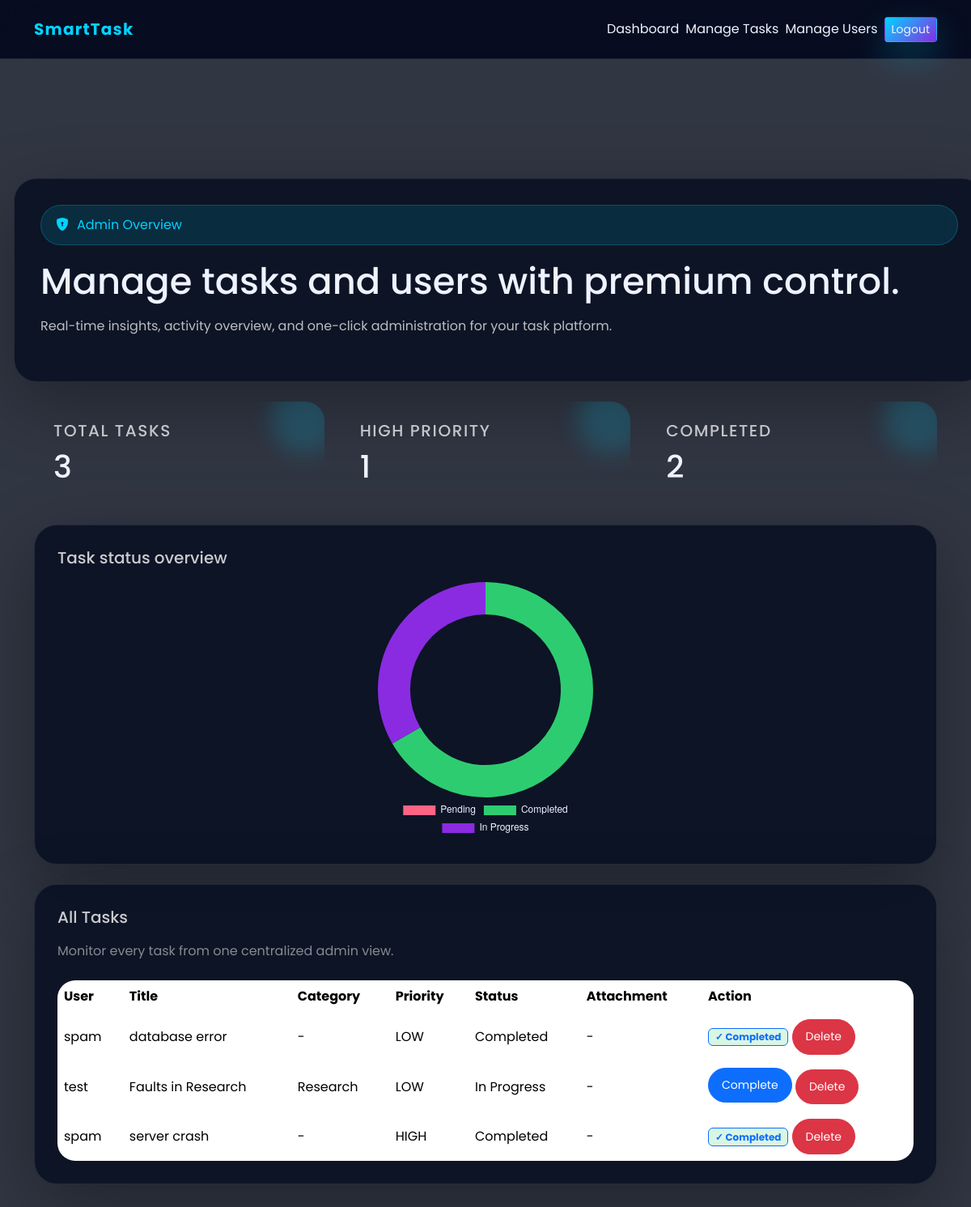
/admin_dashboard (signed in), run on an earlier commit of the app's database.
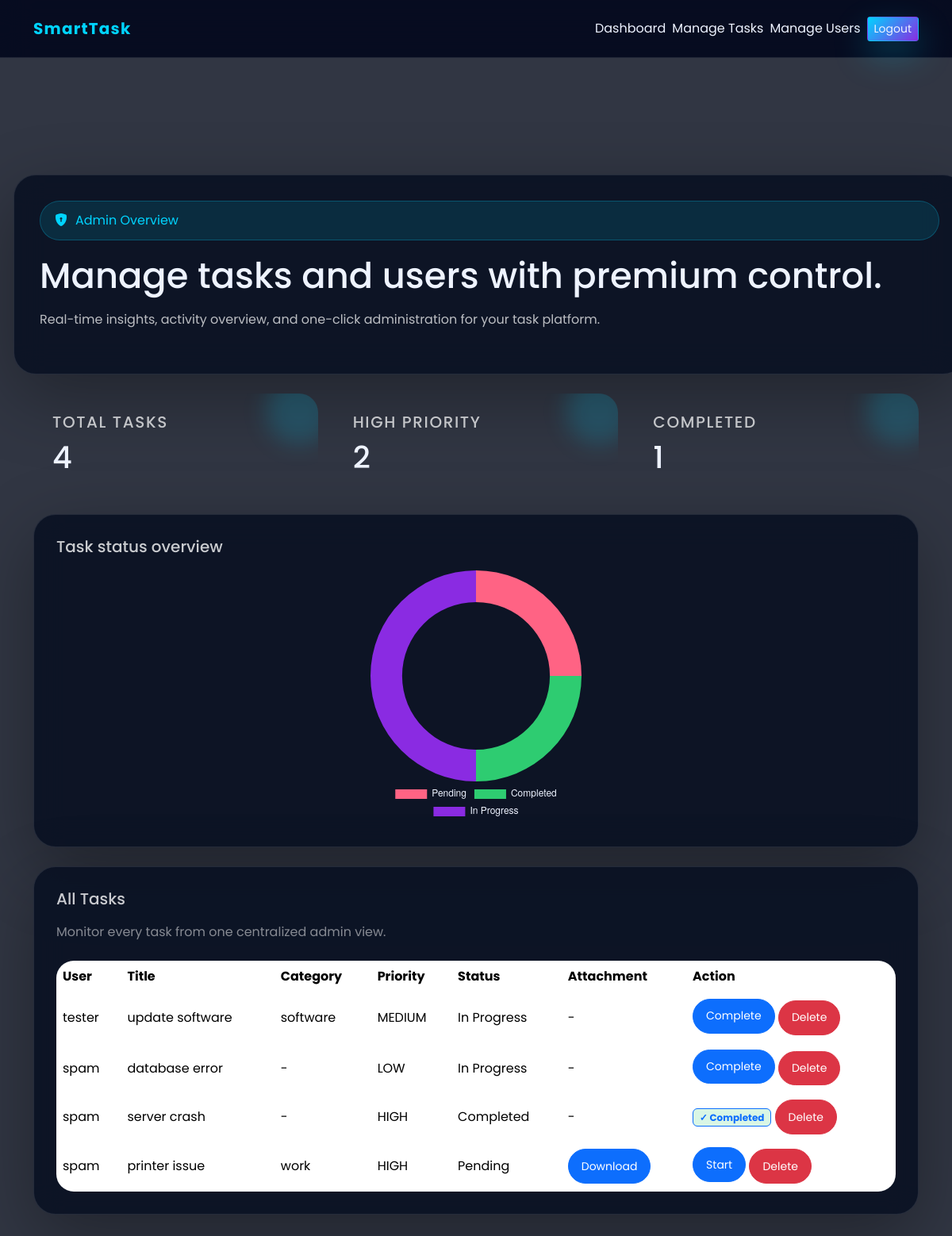
And on a later commit of the database.
### tables this page shows
CREATE TABLE tasks (
            id INTEGER PRIMARY KEY AUTOINCREMENT,
            title TEXT NOT NULL,
            description TEXT NOT NULL,
            status TEXT DEFAULT 'Pending',
            priority TEXT,
            due_date DATE,
            user_id INTEGER, category TEXT, file_path TEXT,
            FOREIGN KEY (user_id) REFERENCES users(id)

        );

CREATE TABLE users (
            id INTEGER PRIMARY KEY AUTOINCREMENT,
            username TEXT NOT NULL,
            email TEXT NOT NULL,
            password TEXT NOT NULL,
            role TEXT DEFAULT 'user'
        );

### app.py (the view)
@app.route("/admin_dashboard")
def admin_dashboard():
    if session.get('role')!='admin':
        return "Access denied"
    conn = getdb()
    cursor = conn.cursor()
    cursor.execute("""
        SELECT t.id, t.title, t.description, t.status, t.priority, t.due_date, t.user_id, u.username, t.category, t.file_path
        FROM tasks t
        LEFT JOIN users u ON t.user_id = u.id
        ORDER BY t.priority DESC
    """)
    all_task=cursor.fetchall()
    cursor.execute("SELECT COUNT(*) FROM tasks")
    total_tasks = cursor.fetchone()[0]
    cursor.execute("SELECT COUNT(*) FROM tasks WHERE priority='HIGH'")
    high_priority = cursor.fetchone()[0]
    cursor.execute("SELECT COUNT(*) FROM tasks WHERE status='Completed'")
    completed = cursor.fetchone()[0]
    cursor.execute("SELECT COUNT(*) FROM tasks WHERE status='Pending'")
    pending = cursor.fetchone()[0]
    conn.close()
    return render_template("admin_dashboard.html", tasks=all_task, total_tasks=total_tasks, high=high_priority, completed=completed, pending_tasks=pending)

### app.py (called while the page is built)
@app.after_request
def set_cache_headers(response):
    if response.status_code in [301, 302, 303, 307, 308]:
        response.headers['Cache-Control'] = 'no-store, no-cache, must-revalidate, max-age=0'
        response.headers['Pragma'] = 'no-cache'
        response.headers['Expires'] = '0'
    elif request.endpoint and request.endpoint in ['login', 'register', 'logout', 'user_dashboard', 'admin_dashboard']:
        response.headers['Cache-Control'] = 'no-store, no-cache, must-revalidate, max-age=0, private'
        response.headers['Pragma'] = 'no-cache'
        response.headers['Expires'] = '0'
    elif request.method == 'POST':
        response.headers['Cache-Control'] = 'no-store, no-cache, must-revalidate, max-age=0'
        response.headers['Pragma'] = 'no-cache'
        response.headers['Expires'] = '0'
    return response

def getdb():
    conn = sqlite3.connect(DB_PATH)
    return conn

### templates/admin_dashboard.html (shortened to what this page needs)
<!DOCTYPE html>
<html lang="en">
<head>
    <link href="https://cdn.jsdelivr.net/npm/bootstrap@5.3.2/dist/css/bootstrap.min.css" rel="stylesheet">
    <link href="https://cdn.jsdelivr.net/npm/bootstrap-icons/font/bootstrap-icons.css" rel="stylesheet">
</head>
<body>
    <div class="admin-shell">
        <nav class="navbar navbar-expand-lg py-3 fixed-top">
            <div class="container d-flex justify-content-between align-items-center">
                <a class="navbar-brand" href="/">SmartTask</a>
                <div class="nav-actions d-flex align-items-center gap-2">
                    <a class="nav-link" href="/admin_dashboard">Dashboard</a>
                    <a class="nav-link" href="/manage_tasks">Manage Tasks</a>
                    <a class="nav-link" href="/manage_users">Manage Users</a>
                    <a class="btn btn-sm btn-glow" href="/logout">Logout</a>
                </div>
            </div>
        </nav>
        <main class="container" style="padding-top:120px;">
            <section class="hero-grid">
                <div class="hero-card">
                    <span class="hero-badge"><i class="bi bi-shield-lock-fill"></i> Admin Overview</span>
                    <h1>Manage tasks and users with premium control.</h1>
                    <p>Real-time insights, activity overview, and one-click administration for your task platform.</p>
                </div>
            </section>
            <section class="stats-grid">
                <div class="stat-card">
                    <h5>Total Tasks</h5>
                    <h2>{{ total_tasks or 0 }}</h2>
                </div>
                <div class="stat-card">
                    <h5>High Priority</h5>
                    <h2>{{ high or 0 }}</h2>
                </div>
                <div class="stat-card">
                    <h5>Completed</h5>
                    <h2>{{ completed or 0 }}</h2>
                </div>
            </section>
            <section class="chart-card">
                <h5>Task status overview</h5>
                <div class="chart-container d-flex justify-content-center" style="height:320px;"><canvas id="statusChart"></canvas></div>
            </section>
            <section class="table-card">
                <div class="d-flex justify-content-between align-items-center mb-4">
                    <div><h5>All Tasks</h5><p class="mb-0 text-white-50">Monitor every task from one centralized admin view.</p></div>
                </div>
                <div class="table-responsive">
                    <table class="table table-borderless align-middle mb-0">
                        <thead><tr><th>User</th><th>Title</th><th>Category</th><th>Priority</th><th>Status</th><th>Attachment</th><th>Action</th></tr></thead>
                        <tbody>
                            {% for task in tasks %}
                            <tr>
                                <td>{{ task[7] if task[7] else 'Unknown' }}</td>
                                <td>{{ task[1] }}</td>
                                <td>{{ task[8] if task[8] else '-' }}</td>
                                <td>{{ task[4] }}</td>
                                <td>{{ task[3] }}</td>
                                <td>
                                    {% if task[9] %}
                                        <a href="/admin_download/{{ task[0] }}" class="btn btn-primary btn-sm btn-action">Download</a>
                                    {% else %}
                                        -
                                    {% endif %}
                                </td>
                                <td>
                                    {% if task[3] == 'Pending' %}
                                        <a href="/admin_start_task/{{ task[0] }}" class="btn btn-primary btn-sm btn-action mb-1" onclick="return confirm('Start this task?')">Start</a>
                                    {% elif task[3] == 'In Progress' %}
                                        <a href="/admin_complete_task/{{ task[0] }}" class="btn btn-primary btn-sm btn-action mb-1" onclick="return confirm('Mark this task as completed?')">Complete</a>
                                    {% else %}
                                        <span class="badge border border-primary text-primary badge-completed ">✓ Completed</span>
                                    {% endif %}
                                    <a href="/admin_delete_task/{{ task[0] }}" class="btn btn-danger btn-sm btn-action" onclick="return confirm('Delete this task permanently?')">Delete</a>
                                </td>
                            </tr>
                            {% endfor %}
                        </tbody>
                    </table>
                </div>
            </section>
        </main>
    </div>
    <script>
        const ctx = document.getElementById('statusChart').getContext('2d');
        new Chart(ctx, {
            type:'doughnut',
            data:{
                labels:['Pending','Completed','In Progress'],
                datasets:[{ data:[{{ pending_tasks or 0 }}, {{ completed or 0 }}, {{ total_tasks - pending_tasks - completed if total_tasks is not none else 0 }}], backgroundColor:['#ff6384','#2ecc71','#8a2be2'], borderWidth:0 }]
            },
            options:{ responsive:true, plugins:{ legend:{ position:'bottom', labels:{ color:'#eef3ff' } } }, cutout:'70%' }
        });
        history.pushState(null, null, window.location.href);
        window.addEventListener('popstate', ()=>window.location.href='/login');
    </script>
</body>
</html>

### templates/admin_dashboard.html (style rules this page uses)
* { font-family: 'Poppins', sans-serif; }
body { margin:0; min-height:100vh; background:url('https://images.unsplash.com/photo-1519389950473-47ba0277781c?ixlib=rb-4.0.3&auto=format&fit=crop&w=1650&q=80') center/cover no-repeat fixed; color:#eef3ff; }
body::before { content:''; position:fixed; inset:0; background:rgba(4,10,26,0.82); z-index:0; }
.admin-shell { position:relative; z-index:1; padding-bottom:60px; }
.navbar { background:rgba(4,9,30,0.92); backdrop-filter:blur(18px); border-bottom:1px solid rgba(255,255,255,0.1); }
.navbar-brand { color:#00d4ff !important; font-weight:700; letter-spacing:.06em; }
.nav-actions .btn, .nav-actions .nav-link { color:#eef3ff !important; }
.nav-actions .btn-glow { background:linear-gradient(135deg,#00d4ff,#8a2be2); color:#fff; box-shadow:0 18px 44px rgba(0,212,255,0.26); }
.hero-card, .chart-card, .table-card { background:rgba(10,18,35,0.92); border:1px solid rgba(255,255,255,0.1); border-radius:28px; backdrop-filter:blur(18px); box-shadow:0 28px 90px rgba(0,0,0,0.32); }
.hero-grid { display:grid; grid-template-columns:1.2fr .8fr; gap:24px; margin:100px auto 24px; max-width:1140px; }
.hero-card { display:flex; flex-direction:column; justify-content:center; padding:32px;width:1200px; margin-left: -25px; }
.hero-card h1 { margin-bottom:16px; font-size:2.8rem; }
.hero-card p { color:rgba(255,255,255,0.72); margin-bottom:24px; }
.hero-badge { display:inline-flex; align-items:center; gap:10px; padding:12px 18px; border-radius:999px; background:rgba(0,212,255,0.12); color:#00d4ff; border:1px solid rgba(0,212,255,0.24); margin-bottom:18px; }
.stats-grid { max-width:1140px; margin:auto; display:grid; grid-template-columns:repeat(3,1fr); gap:20px; }
.stat-card { padding:24px; border-radius:24px; position:relative; overflow:hidden; }
.stat-card::after { content:''; position:absolute; top:-20px; right:-18px; width:84px; height:84px; border-radius:50%; background:rgba(0,212,255,0.18); filter:blur(14px); }
.stat-card h5 { color:rgba(255,255,255,0.72); margin-bottom:10px; text-transform:uppercase; letter-spacing:.08em; }
.stat-card h2 { margin:0; font-size:2.4rem; }
.chart-card { padding:28px; margin-top:24px; }
.chart-card h5, .table-card h5 { color:rgba(255,255,255,0.78); margin-bottom:18px; }
.table-card { padding:28px; margin:24px auto 40px; max-width:1140px; }
.table-responsive { border-radius:22px; overflow:hidden; }
table { min-width:760px; color:#eef3ff; }
thead tr { background:rgba(255,255,255,0.06); }
td, th { border:none; vertical-align:middle; }
.badge-completed { background:rgba(46,204,113,0.18); color:#d4f5db; }
.btn-action { border-radius:999px; padding:.65rem 1rem; }

What changed in the data, as far as the page shows it:
removed tasks: username "test", title "Faults in Research", category "Research", priority "LOW", status "In Progress"
added tasks: username "tester", title "update software", category "software", priority "MEDIUM", status "In Progress"
changed tasks "database error": status "Completed" → "In Progress"; status "✓ Completed" → "Complete"
added tasks: username "spam", title "printer issue", category "work", priority "HIGH", status "Pending"
Also different on the page:
{{ total_tasks or 0 }}: "3" → "4"
{{ high or 0 }}: "1" → "2"
{{ completed or 0 }}: "2" → "1"
chart data {{ pending_tasks or 0 }}: 0 → 1
chart data {{ completed or 0 }}: 2 → 1
